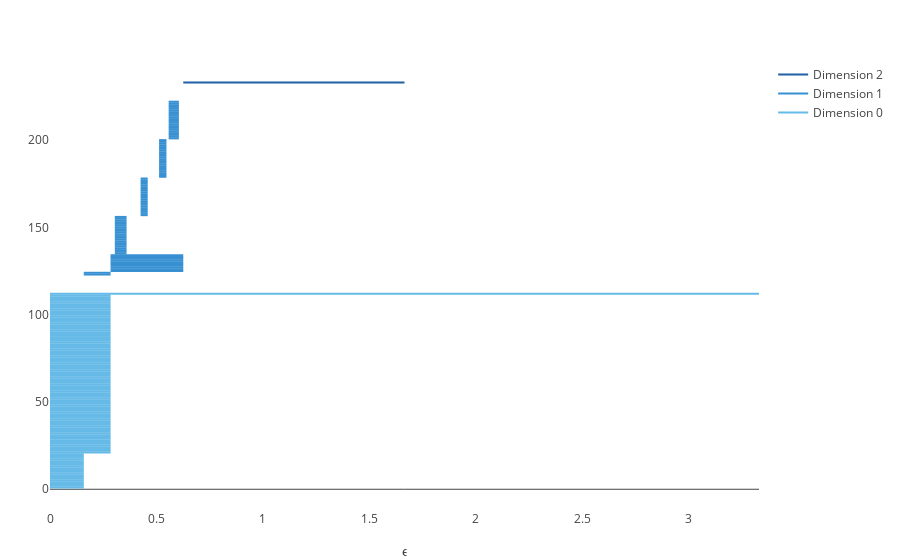

Notebook code for this chart:
### Markdown cell above
Overall Persistent diagram from $H_{0}$ to $H_{2}$

### Code cell
plotbarcode_pjs(PH,dim=0:2)

### Figure 1 — Plotly figure (JSON) as saved in the notebook; plotly's stock layout.template omitted (floating-point values rounded to 4 significant figures)
{"data": [{"line": {"color": "#2060A5", "width": 2}, "mode": "lines", "name": "Dimension 2", "type": "scatter", "x": [0.6262, 1.666], "y": [233, 233]}, {"line": {"color": "#3790D2", "width": 2}, "mode": "lines", "showlegend": false, "type": "scatter", "x": [0.5577, 0.6057], "y": [222, 222]}, {"line": {"color": "#3790D2", "width": 2}, "mode": "lines", "showlegend": false, "type": "scatter", "x": [0.5577, 0.6057], "y": [221, 221]}, {"line": {"color": "#3790D2", "width": 2}, "mode": "lines", "showlegend": false, "type": "scatter", "x": [0.5577, 0.6057], "y": [220, 220]}, {"line": {"color": "#3790D2", "width": 2}, "mode": "lines", "showlegend": false, "type": "scatter", "x": [0.5577, 0.6057], "y": [219, 219]}, {"line": {"color": "#3790D2", "width": 2}, "mode": "lines", "showlegend": false, "type": "scatter", "x": [0.5577, 0.6057], "y": [218, 218]}, {"line": {"color": "#3790D2", "width": 2}, "mode": "lines", "showlegend": false, "type": "scatter", "x": [0.5577, 0.6057], "y": [217, 217]}, {"line": {"color": "#3790D2", "width": 2}, "mode": "lines", "showlegend": false, "type": "scatter", "x": [0.5577, 0.6057], "y": [216, 216]}, {"line": {"color": "#3790D2", "width": 2}, "mode": "lines", "showlegend": false, "type": "scatter", "x": [0.5577, 0.6057], "y": [215, 215]}, {"line": {"color": "#3790D2", "width": 2}, "mode": "lines", "showlegend": false, "type": "scatter", "x": [0.5577, 0.6057], "y": [214, 214]}, {"line": {"color": "#3790D2", "width": 2}, "mode": "lines", "showlegend": false, "type": "scatter", "x": [0.5577, 0.6057], "y": [213, 213]}, {"line": {"color": "#3790D2", "width": 2}, "mode": "lines", "showlegend": false, "type": "scatter", "x": [0.5577, 0.6057], "y": [212, 212]}, {"line": {"color": "#3790D2", "width": 2}, "mode": "lines", "showlegend": false, "type": "scatter", "x": [0.5577, 0.6057], "y": [211, 211]}, {"line": {"color": "#3790D2", "width": 2}, "mode": "lines", "showlegend": false, "type": "scatter", "x": [0.5577, 0.6057], "y": [210, 210]}, {"line": {"color": "#3790D2", "width": 2}, "mode": "lines", "showlegend": false, "type": "scatter", "x": [0.5577, 0.6057], "y": [209, 209]}, {"line": {"color": "#3790D2", "width": 2}, "mode": "lines", "showlegend": false, "type": "scatter", "x": [0.5577, 0.6057], "y": [208, 208]}, {"line": {"color": "#3790D2", "width": 2}, "mode": "lines", "showlegend": false, "type": "scatter", "x": [0.5577, 0.6057], "y": [207, 207]}, {"line": {"color": "#3790D2", "width": 2}, "mode": "lines", "showlegend": false, "type": "scatter", "x": [0.5577, 0.6057], "y": [206, 206]}, {"line": {"color": "#3790D2", "width": 2}, "mode": "lines", "showlegend": false, "type": "scatter", "x": [0.5577, 0.6057], "y": [205, 205]}, {"line": {"color": "#3790D2", "width": 2}, "mode": "lines", "showlegend": false, "type": "scatter", "x": [0.5577, 0.6057], "y": [204, 204]}, {"line": {"color": "#3790D2", "width": 2}, "mode": "lines", "showlegend": false, "type": "scatter", "x": [0.5577, 0.6057], "y": [203, 203]}, {"line": {"color": "#3790D2", "width": 2}, "mode": "lines", "showlegend": false, "type": "scatter", "x": [0.5577, 0.6057], "y": [202, 202]}, {"line": {"color": "#3790D2", "width": 2}, "mode": "lines", "showlegend": false, "type": "scatter", "x": [0.5577, 0.6057], "y": [201, 201]}, {"line": {"color": "#3790D2", "width": 2}, "mode": "lines", "showlegend": false, "type": "scatter", "x": [0.5125, 0.5471], "y": [200, 200]}, {"line": {"color": "#3790D2", "width": 2}, "mode": "lines", "showlegend": false, "type": "scatter", "x": [0.5125, 0.5471], "y": [199, 199]}, {"line": {"color": "#3790D2", "width": 2}, "mode": "lines", "showlegend": false, "type": "scatter", "x": [0.5125, 0.5471], "y": [198, 198]}, {"line": {"color": "#3790D2", "width": 2}, "mode": "lines", "showlegend": false, "type": "scatter", "x": [0.5125, 0.5471], "y": [197, 197]}, {"line": {"color": "#3790D2", "width": 2}, "mode": "lines", "showlegend": false, "type": "scatter", "x": [0.5125, 0.5471], "y": [196, 196]}, {"line": {"color": "#3790D2", "width": 2}, "mode": "lines", "showlegend": false, "type": "scatter", "x": [0.5125, 0.5471], "y": [195, 195]}, {"line": {"color": "#3790D2", "width": 2}, "mode": "lines", "showlegend": false, "type": "scatter", "x": [0.5125, 0.5471], "y": [194, 194]}, {"line": {"color": "#3790D2", "width": 2}, "mode": "lines", "showlegend": false, "type": "scatter", "x": [0.5125, 0.5471], "y": [193, 193]}, {"line": {"color": "#3790D2", "width": 2}, "mode": "lines", "showlegend": false, "type": "scatter", "x": [0.5125, 0.5471], "y": [192, 192]}, {"line": {"color": "#3790D2", "width": 2}, "mode": "lines", "showlegend": false, "type": "scatter", "x": [0.5125, 0.5471], "y": [191, 191]}, {"line": {"color": "#3790D2", "width": 2}, "mode": "lines", "showlegend": false, "type": "scatter", "x": [0.5125, 0.5471], "y": [190, 190]}, {"line": {"color": "#3790D2", "width": 2}, "mode": "lines", "showlegend": false, "type": "scatter", "x": [0.5125, 0.5471], "y": [189, 189]}, {"line": {"color": "#3790D2", "width": 2}, "mode": "lines", "showlegend": false, "type": "scatter", "x": [0.5125, 0.5471], "y": [188, 188]}, {"line": {"color": "#3790D2", "width": 2}, "mode": "lines", "showlegend": false, "type": "scatter", "x": [0.5125, 0.5471], "y": [187, 187]}, {"line": {"color": "#3790D2", "width": 2}, "mode": "lines", "showlegend": false, "type": "scatter", "x": [0.5125, 0.5471], "y": [186, 186]}, {"line": {"color": "#3790D2", "width": 2}, "mode": "lines", "showlegend": false, "type": "scatter", "x": [0.5125, 0.5471], "y": [185, 185]}, {"line": {"color": "#3790D2", "width": 2}, "mode": "lines", "showlegend": false, "type": "scatter", "x": [0.5125, 0.5471], "y": [184, 184]}, {"line": {"color": "#3790D2", "width": 2}, "mode": "lines", "showlegend": false, "type": "scatter", "x": [0.5125, 0.5471], "y": [183, 183]}, {"line": {"color": "#3790D2", "width": 2}, "mode": "lines", "showlegend": false, "type": "scatter", "x": [0.5125, 0.5471], "y": [182, 182]}, {"line": {"color": "#3790D2", "width": 2}, "mode": "lines", "showlegend": false, "type": "scatter", "x": [0.5125, 0.5471], "y": [181, 181]}, {"line": {"color": "#3790D2", "width": 2}, "mode": "lines", "showlegend": false, "type": "scatter", "x": [0.5125, 0.5471], "y": [180, 180]}, {"line": {"color": "#3790D2", "width": 2}, "mode": "lines", "showlegend": false, "type": "scatter", "x": [0.5125, 0.5471], "y": [179, 179]}, {"line": {"color": "#3790D2", "width": 2}, "mode": "lines", "showlegend": false, "type": "scatter", "x": [0.4258, 0.4591], "y": [178, 178]}, {"line": {"color": "#3790D2", "width": 2}, "mode": "lines", "showlegend": false, "type": "scatter", "x": [0.4258, 0.4591], "y": [177, 177]}, {"line": {"color": "#3790D2", "width": 2}, "mode": "lines", "showlegend": false, "type": "scatter", "x": [0.4258, 0.4591], "y": [176, 176]}, {"line": {"color": "#3790D2", "width": 2}, "mode": "lines", "showlegend": false, "type": "scatter", "x": [0.4258, 0.4591], "y": [175, 175]}, {"line": {"color": "#3790D2", "width": 2}, "mode": "lines", "showlegend": false, "type": "scatter", "x": [0.4258, 0.4591], "y": [174, 174]}, {"line": {"color": "#3790D2", "width": 2}, "mode": "lines", "showlegend": false, "type": "scatter", "x": [0.4258, 0.4591], "y": [173, 173]}, {"line": {"color": "#3790D2", "width": 2}, "mode": "lines", "showlegend": false, "type": "scatter", "x": [0.4258, 0.4591], "y": [172, 172]}, {"line": {"color": "#3790D2", "width": 2}, "mode": "lines", "showlegend": false, "type": "scatter", "x": [0.4258, 0.4591], "y": [171, 171]}, {"line": {"color": "#3790D2", "width": 2}, "mode": "lines", "showlegend": false, "type": "scatter", "x": [0.4258, 0.4591], "y": [170, 170]}, {"line": {"color": "#3790D2", "width": 2}, "mode": "lines", "showlegend": false, "type": "scatter", "x": [0.4258, 0.4591], "y": [169, 169]}, {"line": {"color": "#3790D2", "width": 2}, "mode": "lines", "showlegend": false, "type": "scatter", "x": [0.4258, 0.4591], "y": [168, 168]}, {"line": {"color": "#3790D2", "width": 2}, "mode": "lines", "showlegend": false, "type": "scatter", "x": [0.4258, 0.4591], "y": [167, 167]}, {"line": {"color": "#3790D2", "width": 2}, "mode": "lines", "showlegend": false, "type": "scatter", "x": [0.4258, 0.4591], "y": [166, 166]}, {"line": {"color": "#3790D2", "width": 2}, "mode": "lines", "showlegend": false, "type": "scatter", "x": [0.4258, 0.4591], "y": [165, 165]}, {"line": {"color": "#3790D2", "width": 2}, "mode": "lines", "showlegend": false, "type": "scatter", "x": [0.4258, 0.4591], "y": [164, 164]}, {"line": {"color": "#3790D2", "width": 2}, "mode": "lines", "showlegend": false, "type": "scatter", "x": [0.4258, 0.4591], "y": [163, 163]}, {"line": {"color": "#3790D2", "width": 2}, "mode": "lines", "showlegend": false, "type": "scatter", "x": [0.4258, 0.4591], "y": [162, 162]}, {"line": {"color": "#3790D2", "width": 2}, "mode": "lines", "showlegend": false, "type": "scatter", "x": [0.4258, 0.4591], "y": [161, 161]}, {"line": {"color": "#3790D2", "width": 2}, "mode": "lines", "showlegend": false, "type": "scatter", "x": [0.4258, 0.4591], "y": [160, 160]}, {"line": {"color": "#3790D2", "width": 2}, "mode": "lines", "showlegend": false, "type": "scatter", "x": [0.4258, 0.4591], "y": [159, 159]}, {"line": {"color": "#3790D2", "width": 2}, "mode": "lines", "showlegend": false, "type": "scatter", "x": [0.4258, 0.4591], "y": [158, 158]}, {"line": {"color": "#3790D2", "width": 2}, "mode": "lines", "showlegend": false, "type": "scatter", "x": [0.4258, 0.4591], "y": [157, 157]}, {"line": {"color": "#3790D2", "width": 2}, "mode": "lines", "showlegend": false, "type": "scatter", "x": [0.3046, 0.3597], "y": [156, 156]}, {"line": {"color": "#3790D2", "width": 2}, "mode": "lines", "showlegend": false, "type": "scatter", "x": [0.3046, 0.3597], "y": [155, 155]}, {"line": {"color": "#3790D2", "width": 2}, "mode": "lines", "showlegend": false, "type": "scatter", "x": [0.3046, 0.3597], "y": [154, 154]}, {"line": {"color": "#3790D2", "width": 2}, "mode": "lines", "showlegend": false, "type": "scatter", "x": [0.3046, 0.3597], "y": [153, 153]}, {"line": {"color": "#3790D2", "width": 2}, "mode": "lines", "showlegend": false, "type": "scatter", "x": [0.3046, 0.3597], "y": [152, 152]}, {"line": {"color": "#3790D2", "width": 2}, "mode": "lines", "showlegend": false, "type": "scatter", "x": [0.3046, 0.3597], "y": [151, 151]}, {"line": {"color": "#3790D2", "width": 2}, "mode": "lines", "showlegend": false, "type": "scatter", "x": [0.3046, 0.3597], "y": [150, 150]}, {"line": {"color": "#3790D2", "width": 2}, "mode": "lines", "showlegend": false, "type": "scatter", "x": [0.3046, 0.3597], "y": [149, 149]}, {"line": {"color": "#3790D2", "width": 2}, "mode": "lines", "showlegend": false, "type": "scatter", "x": [0.3046, 0.3597], "y": [148, 148]}, {"line": {"color": "#3790D2", "width": 2}, "mode": "lines", "showlegend": false, "type": "scatter", "x": [0.3046, 0.3597], "y": [147, 147]}, {"line": {"color": "#3790D2", "width": 2}, "mode": "lines", "showlegend": false, "type": "scatter", "x": [0.3046, 0.3597], "y": [146, 146]}, {"line": {"color": "#3790D2", "width": 2}, "mode": "lines", "showlegend": false, "type": "scatter", "x": [0.3046, 0.3597], "y": [145, 145]}, {"line": {"color": "#3790D2", "width": 2}, "mode": "lines", "showlegend": false, "type": "scatter", "x": [0.3046, 0.3597], "y": [144, 144]}, {"line": {"color": "#3790D2", "width": 2}, "mode": "lines", "showlegend": false, "type": "scatter", "x": [0.3046, 0.3597], "y": [143, 143]}, {"line": {"color": "#3790D2", "width": 2}, "mode": "lines", "showlegend": false, "type": "scatter", "x": [0.3046, 0.3597], "y": [142, 142]}, {"line": {"color": "#3790D2", "width": 2}, "mode": "lines", "showlegend": false, "type": "scatter", "x": [0.3046, 0.3597], "y": [141, 141]}, {"line": {"color": "#3790D2", "width": 2}, "mode": "lines", "showlegend": false, "type": "scatter", "x": [0.3046, 0.3597], "y": [140, 140]}, {"line": {"color": "#3790D2", "width": 2}, "mode": "lines", "showlegend": false, "type": "scatter", "x": [0.3046, 0.3597], "y": [139, 139]}, {"line": {"color": "#3790D2", "width": 2}, "mode": "lines", "showlegend": false, "type": "scatter", "x": [0.3046, 0.3597], "y": [138, 138]}, {"line": {"color": "#3790D2", "width": 2}, "mode": "lines", "showlegend": false, "type": "scatter", "x": [0.3046, 0.3597], "y": [137, 137]}, {"line": {"color": "#3790D2", "width": 2}, "mode": "lines", "showlegend": false, "type": "scatter", "x": [0.3046, 0.3597], "y": [136, 136]}, {"line": {"color": "#3790D2", "width": 2}, "mode": "lines", "showlegend": false, "type": "scatter", "x": [0.3046, 0.3597], "y": [135, 135]}, {"line": {"color": "#3790D2", "width": 2}, "mode": "lines", "showlegend": false, "type": "scatter", "x": [0.2846, 0.6262], "y": [134, 134]}, {"line": {"color": "#3790D2", "width": 2}, "mode": "lines", "showlegend": false, "type": "scatter", "x": [0.2846, 0.6262], "y": [133, 133]}, {"line": {"color": "#3790D2", "width": 2}, "mode": "lines", "showlegend": false, "type": "scatter", "x": [0.2846, 0.6262], "y": [132, 132]}, {"line": {"color": "#3790D2", "width": 2}, "mode": "lines", "showlegend": false, "type": "scatter", "x": [0.2846, 0.6262], "y": [131, 131]}, {"line": {"color": "#3790D2", "width": 2}, "mode": "lines", "showlegend": false, "type": "scatter", "x": [0.2846, 0.6262], "y": [130, 130]}, {"line": {"color": "#3790D2", "width": 2}, "mode": "lines", "showlegend": false, "type": "scatter", "x": [0.2846, 0.6262], "y": [129, 129]}, {"line": {"color": "#3790D2", "width": 2}, "mode": "lines", "showlegend": false, "type": "scatter", "x": [0.2846, 0.6262], "y": [128, 128]}, {"line": {"color": "#3790D2", "width": 2}, "mode": "lines", "showlegend": false, "type": "scatter", "x": [0.2846, 0.6262], "y": [127, 127]}, {"line": {"color": "#3790D2", "width": 2}, "mode": "lines", "showlegend": false, "type": "scatter", "x": [0.2846, 0.6262], "y": [126, 126]}, {"line": {"color": "#3790D2", "width": 2}, "mode": "lines", "showlegend": false, "type": "scatter", "x": [0.2846, 0.6262], "y": [125, 125]}, {"line": {"color": "#3790D2", "width": 2}, "mode": "lines", "showlegend": false, "type": "scatter", "x": [0.1587, 0.2846], "y": [124, 124]}, {"line": {"color": "#3790D2", "width": 2}, "mode": "lines", "name": "Dimension 1", "type": "scatter", "x": [0.1587, 0.2846], "y": [123, 123]}, {"line": {"color": "#66BAE7", "width": 2}, "mode": "lines", "showlegend": false, "type": "scatter", "x": [0, 3.332], "y": [112, 112]}, {"line": {"color": "#66BAE7", "width": 2}, "mode": "lines", "showlegend": false, "type": "scatter", "x": [0, 0.2846], "y": [111, 111]}, {"line": {"color": "#66BAE7", "width": 2}, "mode": "lines", "showlegend": false, "type": "scatter", "x": [0, 0.2846], "y": [110, 110]}, {"line": {"color": "#66BAE7", "width": 2}, "mode": "lines", "showlegend": false, "type": "scatter", "x": [0, 0.2846], "y": [109, 109]}, {"line": {"color": "#66BAE7", "width": 2}, "mode": "lines", "showlegend": false, "type": "scatter", "x": [0, 0.2846], "y": [108, 108]}, {"line": {"color": "#66BAE7", "width": 2}, "mode": "lines", "showlegend": false, "type": "scatter", "x": [0, 0.2846], "y": [107, 107]}, {"line": {"color": "#66BAE7", "width": 2}, "mode": "lines", "showlegend": false, "type": "scatter", "x": [0, 0.2846], "y": [106, 106]}, {"line": {"color": "#66BAE7", "width": 2}, "mode": "lines", "showlegend": false, "type": "scatter", "x": [0, 0.2846], "y": [105, 105]}, {"line": {"color": "#66BAE7", "width": 2}, "mode": "lines", "showlegend": false, "type": "scatter", "x": [0, 0.2846], "y": [104, 104]}, {"line": {"color": "#66BAE7", "width": 2}, "mode": "lines", "showlegend": false, "type": "scatter", "x": [0, 0.2846], "y": [103, 103]}, {"line": {"color": "#66BAE7", "width": 2}, "mode": "lines", "showlegend": false, "type": "scatter", "x": [0, 0.2846], "y": [102, 102]}, {"line": {"color": "#66BAE7", "width": 2}, "mode": "lines", "showlegend": false, "type": "scatter", "x": [0, 0.2846], "y": [101, 101]}, {"line": {"color": "#66BAE7", "width": 2}, "mode": "lines", "showlegend": false, "type": "scatter", "x": [0, 0.2846], "y": [100, 100]}, {"line": {"color": "#66BAE7", "width": 2}, "mode": "lines", "showlegend": false, "type": "scatter", "x": [0, 0.2846], "y": [99, 99]}, {"line": {"color": "#66BAE7", "width": 2}, "mode": "lines", "showlegend": false, "type": "scatter", "x": [0, 0.2846], "y": [98, 98]}, {"line": {"color": "#66BAE7", "width": 2}, "mode": "lines", "showlegend": false, "type": "scatter", "x": [0, 0.2846], "y": [97, 97]}, {"line": {"color": "#66BAE7", "width": 2}, "mode": "lines", "showlegend": false, "type": "scatter", "x": [0, 0.2846], "y": [96, 96]}, {"line": {"color": "#66BAE7", "width": 2}, "mode": "lines", "showlegend": false, "type": "scatter", "x": [0, 0.2846], "y": [95, 95]}, {"line": {"color": "#66BAE7", "width": 2}, "mode": "lines", "showlegend": false, "type": "scatter", "x": [0, 0.2846], "y": [94, 94]}, {"line": {"color": "#66BAE7", "width": 2}, "mode": "lines", "showlegend": false, "type": "scatter", "x": [0, 0.2846], "y": [93, 93]}, {"line": {"color": "#66BAE7", "width": 2}, "mode": "lines", "showlegend": false, "type": "scatter", "x": [0, 0.2846], "y": [92, 92]}, {"line": {"color": "#66BAE7", "width": 2}, "mode": "lines", "showlegend": false, "type": "scatter", "x": [0, 0.2846], "y": [91, 91]}, {"line": {"color": "#66BAE7", "width": 2}, "mode": "lines", "showlegend": false, "type": "scatter", "x": [0, 0.2846], "y": [90, 90]}, {"line": {"color": "#66BAE7", "width": 2}, "mode": "lines", "showlegend": false, "type": "scatter", "x": [0, 0.2846], "y": [89, 89]}, {"line": {"color": "#66BAE7", "width": 2}, "mode": "lines", "showlegend": false, "type": "scatter", "x": [0, 0.2846], "y": [88, 88]}, {"line": {"color": "#66BAE7", "width": 2}, "mode": "lines", "showlegend": false, "type": "scatter", "x": [0, 0.2846], "y": [87, 87]}, {"line": {"color": "#66BAE7", "width": 2}, "mode": "lines", "showlegend": false, "type": "scatter", "x": [0, 0.2846], "y": [86, 86]}, {"line": {"color": "#66BAE7", "width": 2}, "mode": "lines", "showlegend": false, "type": "scatter", "x": [0, 0.2846], "y": [85, 85]}, {"line": {"color": "#66BAE7", "width": 2}, "mode": "lines", "showlegend": false, "type": "scatter", "x": [0, 0.2846], "y": [84, 84]}, {"line": {"color": "#66BAE7", "width": 2}, "mode": "lines", "showlegend": false, "type": "scatter", "x": [0, 0.2846], "y": [83, 83]}, {"line": {"color": "#66BAE7", "width": 2}, "mode": "lines", "showlegend": false, "type": "scatter", "x": [0, 0.2846], "y": [82, 82]}, {"line": {"color": "#66BAE7", "width": 2}, "mode": "lines", "showlegend": false, "type": "scatter", "x": [0, 0.2846], "y": [81, 81]}, {"line": {"color": "#66BAE7", "width": 2}, "mode": "lines", "showlegend": false, "type": "scatter", "x": [0, 0.2846], "y": [80, 80]}, {"line": {"color": "#66BAE7", "width": 2}, "mode": "lines", "showlegend": false, "type": "scatter", "x": [0, 0.2846], "y": [79, 79]}, {"line": {"color": "#66BAE7", "width": 2}, "mode": "lines", "showlegend": false, "type": "scatter", "x": [0, 0.2846], "y": [78, 78]}, {"line": {"color": "#66BAE7", "width": 2}, "mode": "lines", "showlegend": false, "type": "scatter", "x": [0, 0.2846], "y": [77, 77]}, {"line": {"color": "#66BAE7", "width": 2}, "mode": "lines", "showlegend": false, "type": "scatter", "x": [0, 0.2846], "y": [76, 76]}, {"line": {"color": "#66BAE7", "width": 2}, "mode": "lines", "showlegend": false, "type": "scatter", "x": [0, 0.2846], "y": [75, 75]}, {"line": {"color": "#66BAE7", "width": 2}, "mode": "lines", "showlegend": false, "type": "scatter", "x": [0, 0.2846], "y": [74, 74]}, {"line": {"color": "#66BAE7", "width": 2}, "mode": "lines", "showlegend": false, "type": "scatter", "x": [0, 0.2846], "y": [73, 73]}, {"line": {"color": "#66BAE7", "width": 2}, "mode": "lines", "showlegend": false, "type": "scatter", "x": [0, 0.2846], "y": [72, 72]}, {"line": {"color": "#66BAE7", "width": 2}, "mode": "lines", "showlegend": false, "type": "scatter", "x": [0, 0.2846], "y": [71, 71]}, {"line": {"color": "#66BAE7", "width": 2}, "mode": "lines", "showlegend": false, "type": "scatter", "x": [0, 0.2846], "y": [70, 70]}, {"line": {"color": "#66BAE7", "width": 2}, "mode": "lines", "showlegend": false, "type": "scatter", "x": [0, 0.2846], "y": [69, 69]}, {"line": {"color": "#66BAE7", "width": 2}, "mode": "lines", "showlegend": false, "type": "scatter", "x": [0, 0.2846], "y": [68, 68]}, {"line": {"color": "#66BAE7", "width": 2}, "mode": "lines", "showlegend": false, "type": "scatter", "x": [0, 0.2846], "y": [67, 67]}, {"line": {"color": "#66BAE7", "width": 2}, "mode": "lines", "showlegend": false, "type": "scatter", "x": [0, 0.2846], "y": [66, 66]}, {"line": {"color": "#66BAE7", "width": 2}, "mode": "lines", "showlegend": false, "type": "scatter", "x": [0, 0.2846], "y": [65, 65]}, {"line": {"color": "#66BAE7", "width": 2}, "mode": "lines", "showlegend": false, "type": "scatter", "x": [0, 0.2846], "y": [64, 64]}, {"line": {"color": "#66BAE7", "width": 2}, "mode": "lines", "showlegend": false, "type": "scatter", "x": [0, 0.2846], "y": [63, 63]}, {"line": {"color": "#66BAE7", "width": 2}, "mode": "lines", "showlegend": false, "type": "scatter", "x": [0, 0.2846], "y": [62, 62]}, {"line": {"color": "#66BAE7", "width": 2}, "mode": "lines", "showlegend": false, "type": "scatter", "x": [0, 0.2846], "y": [61, 61]}, {"line": {"color": "#66BAE7", "width": 2}, "mode": "lines", "showlegend": false, "type": "scatter", "x": [0, 0.2846], "y": [60, 60]}, {"line": {"color": "#66BAE7", "width": 2}, "mode": "lines", "showlegend": false, "type": "scatter", "x": [0, 0.2846], "y": [59, 59]}, {"line": {"color": "#66BAE7", "width": 2}, "mode": "lines", "showlegend": false, "type": "scatter", "x": [0, 0.2846], "y": [58, 58]}, {"line": {"color": "#66BAE7", "width": 2}, "mode": "lines", "showlegend": false, "type": "scatter", "x": [0, 0.2846], "y": [57, 57]}, {"line": {"color": "#66BAE7", "width": 2}, "mode": "lines", "showlegend": false, "type": "scatter", "x": [0, 0.2846], "y": [56, 56]}, {"line": {"color": "#66BAE7", "width": 2}, "mode": "lines", "showlegend": false, "type": "scatter", "x": [0, 0.2846], "y": [55, 55]}, {"line": {"color": "#66BAE7", "width": 2}, "mode": "lines", "showlegend": false, "type": "scatter", "x": [0, 0.2846], "y": [54, 54]}, {"line": {"color": "#66BAE7", "width": 2}, "mode": "lines", "showlegend": false, "type": "scatter", "x": [0, 0.2846], "y": [53, 53]}, {"line": {"color": "#66BAE7", "width": 2}, "mode": "lines", "showlegend": false, "type": "scatter", "x": [0, 0.2846], "y": [52, 52]}, {"line": {"color": "#66BAE7", "width": 2}, "mode": "lines", "showlegend": false, "type": "scatter", "x": [0, 0.2846], "y": [51, 51]}, {"line": {"color": "#66BAE7", "width": 2}, "mode": "lines", "showlegend": false, "type": "scatter", "x": [0, 0.2846], "y": [50, 50]}, {"line": {"color": "#66BAE7", "width": 2}, "mode": "lines", "showlegend": false, "type": "scatter", "x": [0, 0.2846], "y": [49, 49]}, {"line": {"color": "#66BAE7", "width": 2}, "mode": "lines", "showlegend": false, "type": "scatter", "x": [0, 0.2846], "y": [48, 48]}, {"line": {"color": "#66BAE7", "width": 2}, "mode": "lines", "showlegend": false, "type": "scatter", "x": [0, 0.2846], "y": [47, 47]}, {"line": {"color": "#66BAE7", "width": 2}, "mode": "lines", "showlegend": false, "type": "scatter", "x": [0, 0.2846], "y": [46, 46]}, {"line": {"color": "#66BAE7", "width": 2}, "mode": "lines", "showlegend": false, "type": "scatter", "x": [0, 0.2846], "y": [45, 45]}, {"line": {"color": "#66BAE7", "width": 2}, "mode": "lines", "showlegend": false, "type": "scatter", "x": [0, 0.2846], "y": [44, 44]}, {"line": {"color": "#66BAE7", "width": 2}, "mode": "lines", "showlegend": false, "type": "scatter", "x": [0, 0.2846], "y": [43, 43]}, {"line": {"color": "#66BAE7", "width": 2}, "mode": "lines", "showlegend": false, "type": "scatter", "x": [0, 0.2846], "y": [42, 42]}, {"line": {"color": "#66BAE7", "width": 2}, "mode": "lines", "showlegend": false, "type": "scatter", "x": [0, 0.2846], "y": [41, 41]}, {"line": {"color": "#66BAE7", "width": 2}, "mode": "lines", "showlegend": false, "type": "scatter", "x": [0, 0.2846], "y": [40, 40]}, {"line": {"color": "#66BAE7", "width": 2}, "mode": "lines", "showlegend": false, "type": "scatter", "x": [0, 0.2846], "y": [39, 39]}, {"line": {"color": "#66BAE7", "width": 2}, "mode": "lines", "showlegend": false, "type": "scatter", "x": [0, 0.2846], "y": [38, 38]}, {"line": {"color": "#66BAE7", "width": 2}, "mode": "lines", "showlegend": false, "type": "scatter", "x": [0, 0.2846], "y": [37, 37]}, {"line": {"color": "#66BAE7", "width": 2}, "mode": "lines", "showlegend": false, "type": "scatter", "x": [0, 0.2846], "y": [36, 36]}, {"line": {"color": "#66BAE7", "width": 2}, "mode": "lines", "showlegend": false, "type": "scatter", "x": [0, 0.2846], "y": [35, 35]}, {"line": {"color": "#66BAE7", "width": 2}, "mode": "lines", "showlegend": false, "type": "scatter", "x": [0, 0.2846], "y": [34, 34]}, {"line": {"color": "#66BAE7", "width": 2}, "mode": "lines", "showlegend": false, "type": "scatter", "x": [0, 0.2846], "y": [33, 33]}, {"line": {"color": "#66BAE7", "width": 2}, "mode": "lines", "showlegend": false, "type": "scatter", "x": [0, 0.2846], "y": [32, 32]}, {"line": {"color": "#66BAE7", "width": 2}, "mode": "lines", "showlegend": false, "type": "scatter", "x": [0, 0.2846], "y": [31, 31]}, {"line": {"color": "#66BAE7", "width": 2}, "mode": "lines", "showlegend": false, "type": "scatter", "x": [0, 0.2846], "y": [30, 30]}, {"line": {"color": "#66BAE7", "width": 2}, "mode": "lines", "showlegend": false, "type": "scatter", "x": [0, 0.2846], "y": [29, 29]}, {"line": {"color": "#66BAE7", "width": 2}, "mode": "lines", "showlegend": false, "type": "scatter", "x": [0, 0.2846], "y": [28, 28]}, {"line": {"color": "#66BAE7", "width": 2}, "mode": "lines", "showlegend": false, "type": "scatter", "x": [0, 0.2846], "y": [27, 27]}, {"line": {"color": "#66BAE7", "width": 2}, "mode": "lines", "showlegend": false, "type": "scatter", "x": [0, 0.2846], "y": [26, 26]}, {"line": {"color": "#66BAE7", "width": 2}, "mode": "lines", "showlegend": false, "type": "scatter", "x": [0, 0.2846], "y": [25, 25]}, {"line": {"color": "#66BAE7", "width": 2}, "mode": "lines", "showlegend": false, "type": "scatter", "x": [0, 0.2846], "y": [24, 24]}, {"line": {"color": "#66BAE7", "width": 2}, "mode": "lines", "showlegend": false, "type": "scatter", "x": [0, 0.2846], "y": [23, 23]}, {"line": {"color": "#66BAE7", "width": 2}, "mode": "lines", "showlegend": false, "type": "scatter", "x": [0, 0.2846], "y": [22, 22]}, {"line": {"color": "#66BAE7", "width": 2}, "mode": "lines", "showlegend": false, "type": "scatter", "x": [0, 0.2846], "y": [21, 21]}, {"line": {"color": "#66BAE7", "width": 2}, "mode": "lines", "showlegend": false, "type": "scatter", "x": [0, 0.1587], "y": [20, 20]}, {"line": {"color": "#66BAE7", "width": 2}, "mode": "lines", "showlegend": false, "type": "scatter", "x": [0, 0.1587], "y": [19, 19]}, {"line": {"color": "#66BAE7", "width": 2}, "mode": "lines", "showlegend": false, "type": "scatter", "x": [0, 0.1587], "y": [18, 18]}, {"line": {"color": "#66BAE7", "width": 2}, "mode": "lines", "showlegend": false, "type": "scatter", "x": [0, 0.1587], "y": [17, 17]}, {"line": {"color": "#66BAE7", "width": 2}, "mode": "lines", "showlegend": false, "type": "scatter", "x": [0, 0.1587], "y": [16, 16]}, {"line": {"color": "#66BAE7", "width": 2}, "mode": "lines", "showlegend": false, "type": "scatter", "x": [0, 0.1587], "y": [15, 15]}, {"line": {"color": "#66BAE7", "width": 2}, "mode": "lines", "showlegend": false, "type": "scatter", "x": [0, 0.1587], "y": [14, 14]}, {"line": {"color": "#66BAE7", "width": 2}, "mode": "lines", "showlegend": false, "type": "scatter", "x": [0, 0.1587], "y": [13, 13]}, {"line": {"color": "#66BAE7", "width": 2}, "mode": "lines", "showlegend": false, "type": "scatter", "x": [0, 0.1587], "y": [12, 12]}, {"line": {"color": "#66BAE7", "width": 2}, "mode": "lines", "showlegend": false, "type": "scatter", "x": [0, 0.1587], "y": [11, 11]}, {"line": {"color": "#66BAE7", "width": 2}, "mode": "lines", "showlegend": false, "type": "scatter", "x": [0, 0.1587], "y": [10, 10]}, {"line": {"color": "#66BAE7", "width": 2}, "mode": "lines", "showlegend": false, "type": "scatter", "x": [0, 0.1587], "y": [9, 9]}, {"line": {"color": "#66BAE7", "width": 2}, "mode": "lines", "showlegend": false, "type": "scatter", "x": [0, 0.1587], "y": [8, 8]}, {"line": {"color": "#66BAE7", "width": 2}, "mode": "lines", "showlegend": false, "type": "scatter", "x": [0, 0.1587], "y": [7, 7]}, {"line": {"color": "#66BAE7", "width": 2}, "mode": "lines", "showlegend": false, "type": "scatter", "x": [0, 0.1587], "y": [6, 6]}, {"line": {"color": "#66BAE7", "width": 2}, "mode": "lines", "showlegend": false, "type": "scatter", "x": [0, 0.1587], "y": [5, 5]}, {"line": {"color": "#66BAE7", "width": 2}, "mode": "lines", "showlegend": false, "type": "scatter", "x": [0, 0.1587], "y": [4, 4]}, {"line": {"color": "#66BAE7", "width": 2}, "mode": "lines", "showlegend": false, "type": "scatter", "x": [0, 0.1587], "y": [3, 3]}, {"line": {"color": "#66BAE7", "width": 2}, "mode": "lines", "showlegend": false, "type": "scatter", "x": [0, 0.1587], "y": [2, 2]}, {"line": {"color": "#66BAE7", "width": 2}, "mode": "lines", "name": "Dimension 0", "type": "scatter", "x": [0, 0.1587], "y": [1, 1]}], "layout": {"margin": {"b": 50, "l": 50, "r": 50, "t": 60}, "xaxis": {"rangevar": [-0.001, 3.333], "showgrid": false, "title": "ϵ", "zeroline": false}, "yaxis": {"rangevar": [0, 233.1], "showgrid": false, "ticks": false}}}
